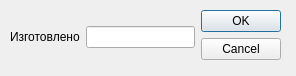
<?xml version="1.0" encoding="UTF-8"?>
<ui version="4.0">
 <class>w_ceh_plus</class>
 <widget class="QDialog" name="w_ceh_plus">
  <property name="geometry">
   <rect>
    <x>0</x>
    <y>0</y>
    <width>296</width>
    <height>76</height>
   </rect>
  </property>
  <property name="windowTitle">
   <string>Dialog</string>
  </property>
  <widget class="QWidget" name="layoutWidget">
   <property name="geometry">
    <rect>
     <x>10</x>
     <y>10</y>
     <width>271</width>
     <height>54</height>
    </rect>
   </property>
   <layout class="QHBoxLayout" name="horizontalLayout_2">
    <item>
     <layout class="QHBoxLayout" name="horizontalLayout">
      <item>
       <widget class="QLabel" name="label">
        <property name="text">
         <string>Изготовлено</string>
        </property>
       </widget>
      </item>
      <item>
       <widget class="QLineEdit" name="lineEdit"/>
      </item>
     </layout>
    </item>
    <item>
     <widget class="QDialogButtonBox" name="buttonBox">
      <property name="orientation">
       <enum>Qt::Vertical</enum>
      </property>
      <property name="standardButtons">
       <set>QDialogButtonBox::Cancel|QDialogButtonBox::Ok</set>
      </property>
     </widget>
    </item>
   </layout>
  </widget>
 </widget>
 <resources/>
 <connections>
  <connection>
   <sender>buttonBox</sender>
   <signal>accepted()</signal>
   <receiver>w_ceh_plus</receiver>
   <slot>accept()</slot>
   <hints>
    <hint type="sourcelabel">
     <x>248</x>
     <y>254</y>
    </hint>
    <hint type="destinationlabel">
     <x>157</x>
     <y>274</y>
    </hint>
   </hints>
  </connection>
  <connection>
   <sender>buttonBox</sender>
   <signal>rejected()</signal>
   <receiver>w_ceh_plus</receiver>
   <slot>reject()</slot>
   <hints>
    <hint type="sourcelabel">
     <x>316</x>
     <y>260</y>
    </hint>
    <hint type="destinationlabel">
     <x>286</x>
     <y>274</y>
    </hint>
   </hints>
  </connection>
 </connections>
</ui>
